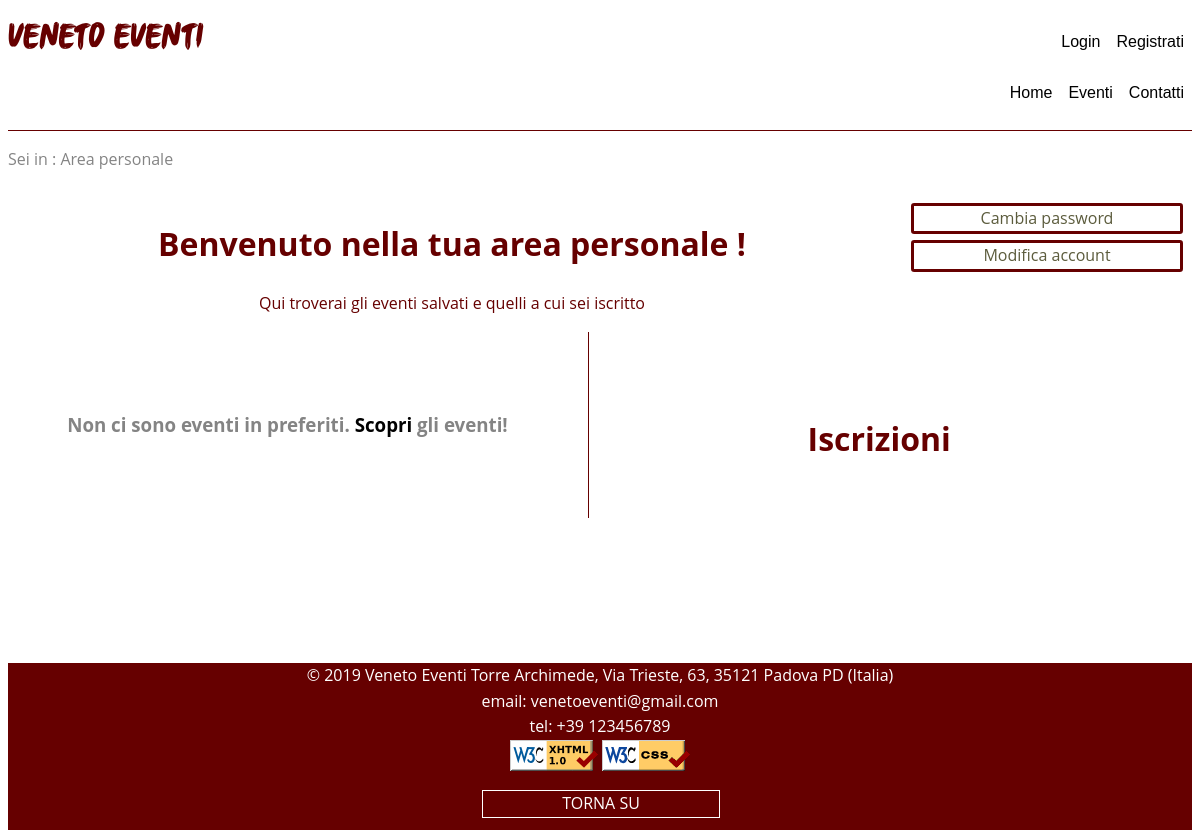
Before: /area_riservata_utente.php with the older database file.
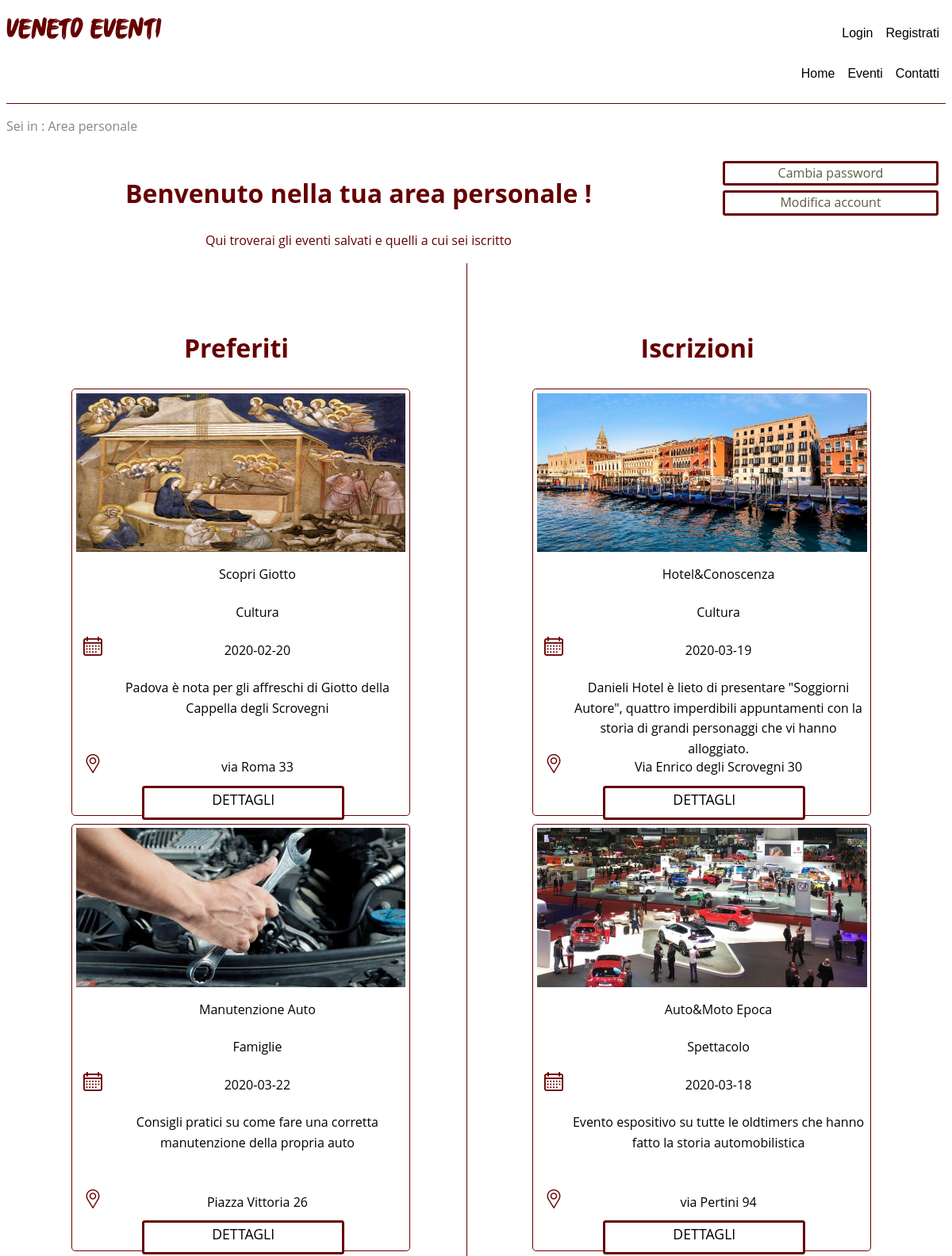
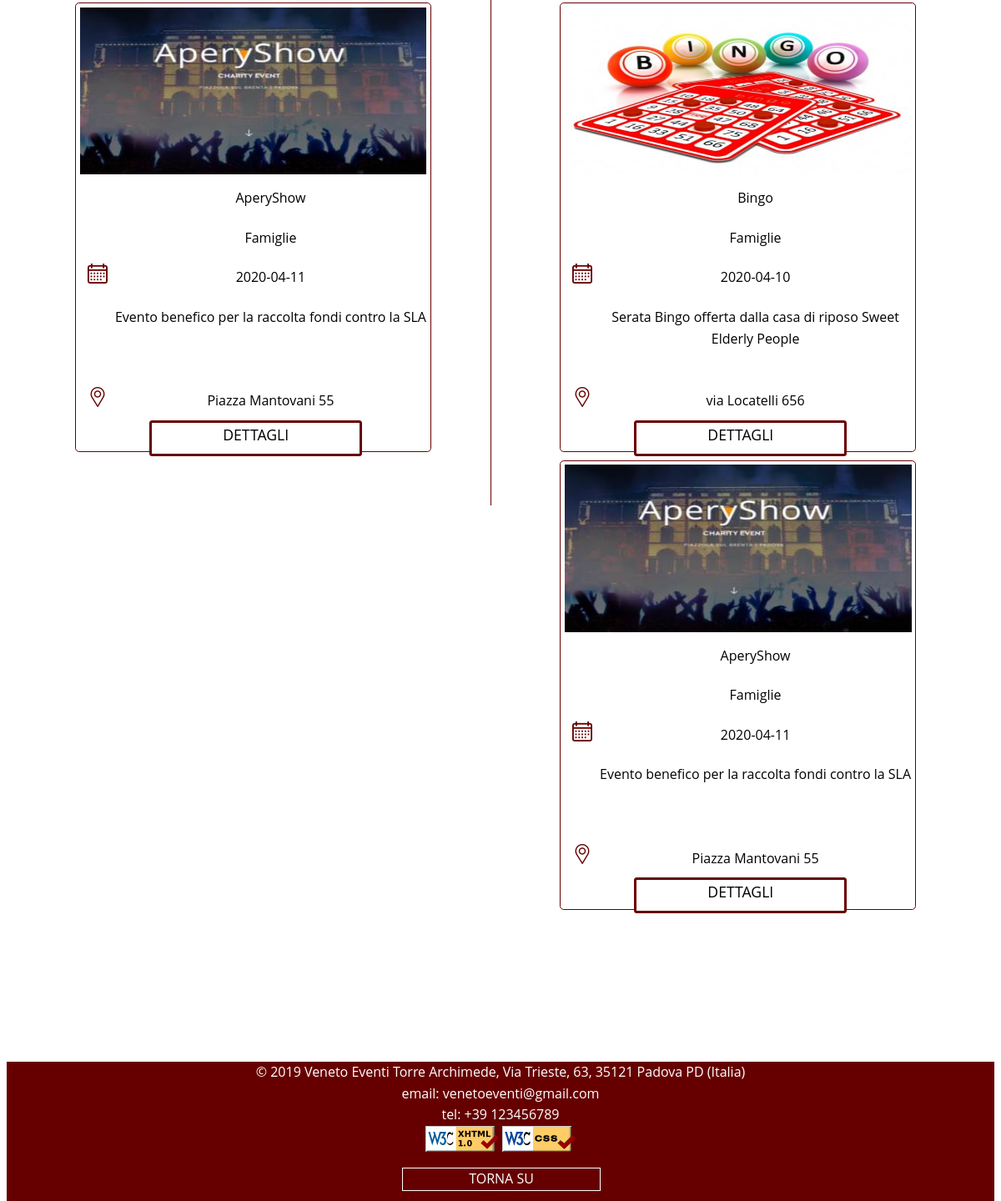
After: the same page with the newer database file (2 pictures, top to bottom).
### tables this page shows
CREATE TABLE `eventi` (
  `ID` int(11) NOT NULL,
  `Titolo` varchar(255) NOT NULL,
  `Descrizione` varchar(500) NOT NULL,
  `Luogo` varchar(255) NOT NULL,
  `Citta` enum('Venezia','Padova','Verona','Vicenza','Belluno','Treviso','Rovigo') NOT NULL,
  `Data` date NOT NULL,
  `Categoria` varchar(255) NOT NULL,
  `Azienda` varchar(255) NOT NULL
);

### area_riservata_utente.php (the view, shortened to what the changed rows need)
<html xmlns="http://www.w3.org/1999/xhtml" xml:lang="it" lang="it">
<head>
	<?php
        include_once 'functions.php';
     ?>
  </head>
<div class="pageArea">
<div class="box1">
    <div class="area-titoli">
        <h1 class="titolo ">Benvenuto nella tua area personale <?php echo $_SESSION['usernameU']; ?>!</h1>
    </div>
</div>
<div class="box-left-area preferiti" >
<?php
            require_once('functions.php');
            $tuoiTour=getEventiPrefe();
            $tour=getEventiTutti();
            $outCat="";
            $tab=9;
            if($_SESSION['eventiPrefe']===true){
                $outCat.="<h1 class='titolo'> Preferiti</h1>";
            foreach ($tuoiTour as $elem) {
                if($_SESSION['eventi']===true){
                foreach ($tour as $key) {
                    if($key&&$elem){
                    if($elem['ID']==$key['ID']){
                    $outCat.=   "<div class='evento-1 box-evento1 piccolo'>
                                        <div class='box-img'>
                                            <img class='img-evento' src='".getImg($key['ID'])."' alt='immagine evento'>
                                        </div>
                                        <div class='box-titolo'>
                                            <div class='box-icona'></div>
                                                <p class='scritte-evento'>".$key['Titolo']."</p>
                                        </div>
                                        <div class=\"box-categoria \">
                                            <div class=\"box-icona\"></div>
                                            <p class=\"scritte-evento\">".$key['Categoria']."</p>
                                        </div>
                                        <div class=\"box-data\">
                                            <div class=\"box-icona\">
                                                <div id=\"calendario\"></div>
                                            </div>
                                            <div class=\"box-data-evento\">
                                                <p class=\"scritte-evento\">".$key['Data']."</p>
                                            </div>
                                        </div>
                                        <div class=\"box-descr\">
                                            <div class=\"box-icona\"></div>
                                            <p class=\"scritte-evento\"> ".$key['Descrizione']."</p>
                                        </div>
                                        <div class=\"box-luogo \">
                                            <div class=\"box-icona\">
                                                <div id=\"local\"></div>
                                            </div>
                                            <div class=\"box-luogo-evento\">
                                                <p class=\"scritte-evento\">".$key['Luogo']."</p>
                                            </div>
                                        </div>
                                        <div class=\"box-dettagli\">
                                        <div class=\"box-icona\">
                                        </div>
                                            <div >
                                                <a href='dettagli_evento.php?id=".$key['ID']."' class='scritte-dettagli selezione link' tabindex='".tabIndex($tab)."'>DETTAGLI</a>
                                            </div>
                                        </div>
                                    </div>";
                                break;
                }
                $tab=$tab+1;
            }
        }}
    }}  else{$outCat.= "<div><h3> Non ci sono eventi in preferiti. <a href='eventi.php' class='messageTour' tabindex='".tabIndex($tab)."' accesskey='i'> Scopri </a>gli eventi!</h3></div>";}
        echo $outCat;
    ?>
    </div>
    <div class="box-right-area iscrizioni">
    <?php
            require_once('functions.php');
            $tuoiTour=getEventiIscritto();
            $tour=getEventiTutti();
            $outCat="";
            if($_SESSION['eventiIscritto']===true){
                $outCat.="<h1 class=\"titolo\"> Iscrizioni</h1>";
            foreach ($tuoiTour as $elem) {
                if($_SESSION['eventi']===true){
                foreach ($tour as $key) {
                    if($key&&$elem){
                    if($elem['ID']==$key['ID']){
                    $tab=$tab+1;
                    $outCat.=   "
                                    <div class=\"evento-1 box-evento1 piccolo\">
                                        <div class=\"box-img\">
                                            <img class=\"img-evento\" src=\"".getImg($key['ID'])."\" alt=\"immagine evento\">
                                        </div>
                                        <div class=\"box-titolo\">
                                            <div class=\"box-icona\"></div>
                                                <p class=\"scritte-evento\">".$key['Titolo']."</p>
                                        </div>
                                        <div class=\"box-categoria \">
                                            <div class=\"box-icona\"></div>
                                            <p class=\"scritte-evento\">".$key['Categoria']."</p>
                                        </div>
                                        <div class=\"box-data\">
                                            <div class=\"box-icona\">
                                                <div id=\"calendario\"></div>
                                            </div>
                                            <div class=\"box-data-evento\">
                                                <p class=\"scritte-evento\">".$key['Data']."</p>
                                            </div>
                                        </div>
                                        <div class=\"box-descr\">
                                            <div class=\"box-icona\"></div>
                                            <p class=\"scritte-evento\"> ".$key['Descrizione']."</p>
                                        </div>
                                        <div class=\"box-luogo \">
                                            <div class=\"box-icona\">
                                                <div id=\"local\"></div>
                                            </div>
                                            <div class=\"box-luogo-evento\">
                                                <p class=\"scritte-evento\">".$key['Luogo']."</p>
                                            </div>
                                        </div>
                                        <div class=\"box-dettagli\">
                                        <div class=\"box-icona\">
                                        </div>
                                            <div >
                                                <a href='dettagli_evento.php?id=".$key['ID']."' class='scritte-dettagli selezione link' tabindex='".tabIndex($tab)."'>DETTAGLI</a>
                                            </div>
                                        </div>
                                    </div>";
                                break;
                }}
        }}
    }} else{
            $tab=$tab+1;
            $outCat.= "<div><h3> Non ci sono eventi a cui sei iscritto. <a href='eventi.php' class='messageTour' tabindex='".tabIndex($tab)."' accesskey='s'> Iscriviti </a>al tuo primo evento!</h3></div>";}
        echo $outCat;
    ?>
</div>
</div>
</body>

Changed rows visible on the page:
added eventi: shows a picture, Titolo "Scopri Giotto", Categoria "Cultura", Data "2020-02-20", Descrizione "Padova è nota per gli affreschi di Giotto della Cappella degli Scrovegni", Luogo "via Roma 33"
added eventi: shows a picture, Titolo "Manutenzione Auto", Categoria "Famiglie", Data "2020-03-22", Descrizione "Consigli pratici su come fare una corretta manutenzione della propria auto", Luogo "Piazza Vittoria 26"
added eventi: shows a picture, Titolo "AperyShow", Categoria "Famiglie", Data "2020-04-11", Descrizione "Evento benefico per la raccolta fondi contro la SLA", Luogo "Piazza Mantovani 55"
added eventi: shows a picture, Titolo "Hotel&Conoscenza", Categoria "Cultura", Data "2020-03-19", Descrizione "Danieli Hotel è lieto di presentare \"Soggiorni Autore\", quattro imperdibili appuntamenti con la storia di grandi personaggi che vi hanno alloggiato.", Luogo "Via Enrico degli Scrovegni 30"
added eventi: shows a picture, Titolo "Auto&Moto Epoca", Categoria "Spettacolo", Data "2020-03-18", Descrizione "Evento espositivo su tutte le oldtimers che hanno fatto la storia automobilistica", Luogo "via Pertini 94"
added eventi: shows a picture, Titolo "Bingo", Categoria "Famiglie", Data "2020-04-10", Descrizione "Serata Bingo offerta dalla casa di riposo Sweet Elderly People", Luogo "via Locatelli 656"
Other visible differences:
text no longer shown: "Non ci sono eventi in preferiti. Scopri gli eventi!"
text now shown: "Preferiti"
